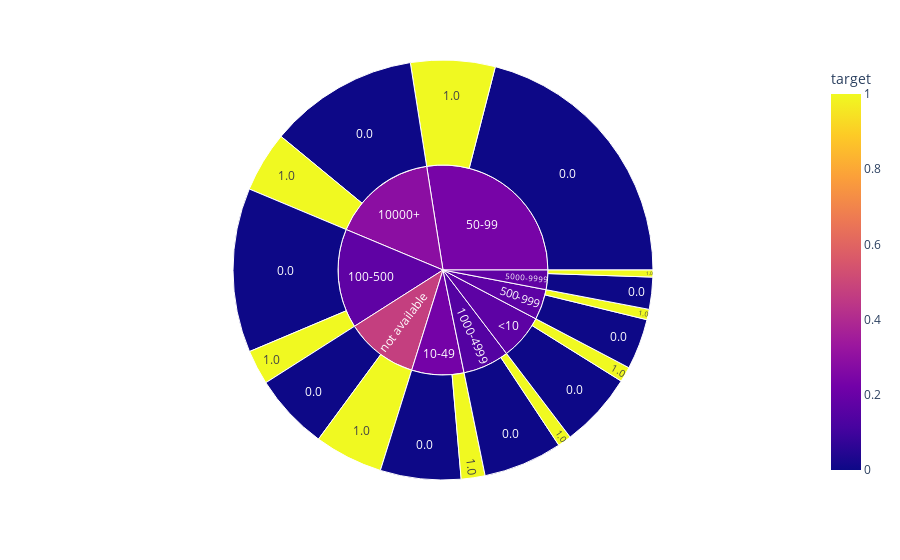
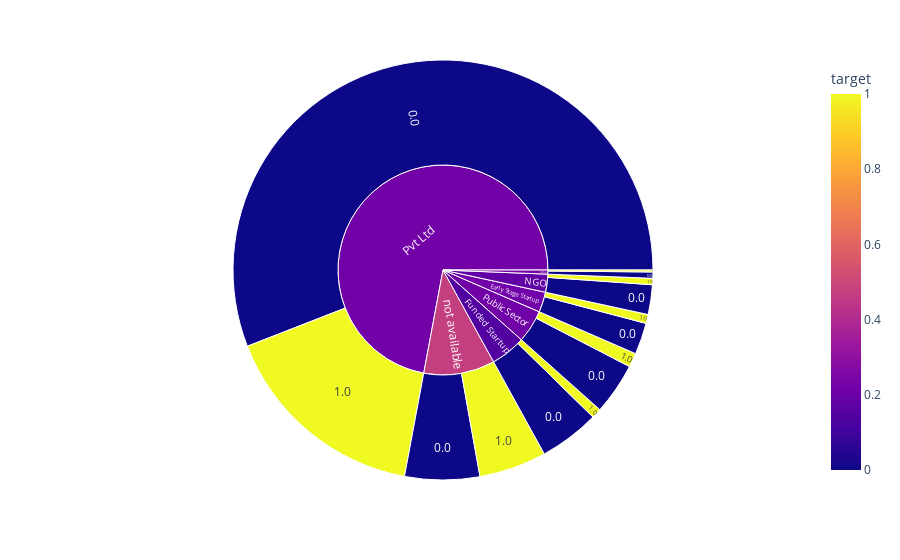

The code cell stored with these charts, in order, in its notebook:
### Code cell
for i in ['company_size', 'company_type']:
    fig=px.sunburst(df,path=[i,'target'],color='target', title=f'Proporsi Target Berdasarkan {i}')
    fig.show()

### Figure 1 — Plotly figure (JSON) as saved in the notebook; plotly's stock layout.template omitted (floating-point values rounded to 4 significant figures)
{"data": [{"branchvalues": "total", "customdata": [[0], [0], [0], [0], [0], [0], [0], [0], [0], [1], [1], [1], [1], [1], [1], [1], [1], [1], [0.2283], [0.1741], [0.1476], [0.2883], [0.2364], [0.17], [0.179], [0.1684], [0.4729]], "domain": {"x": [0, 1], "y": [0, 1]}, "hovertemplate": "labels=%{label}<br>count=%{value}<br>parent=%{parent}<br>id=%{id}<br>target=%{color}<extra></extra>", "ids": ["10-49/0.0", "100-500/0.0", "1000-4999/0.0", "10000+/0.0", "50-99/0.0", "500-999/0.0", "5000-9999/0.0", "<10/0.0", "not available/0.0", "10-49/1.0", "100-500/1.0", "1000-4999/1.0", "10000+/1.0", "50-99/1.0", "500-999/1.0", "5000-9999/1.0", "<10/1.0", "not available/1.0", "10-49", "100-500", "1000-4999", "10000+", "50-99", "500-999", "5000-9999", "<10", "not available"], "labels": ["0.0", "0.0", "0.0", "0.0", "0.0", "0.0", "0.0", "0.0", "0.0", "1.0", "1.0", "1.0", "1.0", "1.0", "1.0", "1.0", "1.0", "1.0", "10-49", "100-500", "1000-4999", "10000+", "50-99", "500-999", "5000-9999", "<10", "not available"], "marker": {"coloraxis": "coloraxis", "colors": [0, 0, 0, 0, 0, 0, 0, 0, 0, 1, 1, 1, 1, 1, 1, 1, 1, 1, 0.2283, 0.1741, 0.1476, 0.2883, 0.2364, 0.17, 0.179, 0.1684, 0.4729]}, "name": "", "parents": ["10-49", "100-500", "1000-4999", "10000+", "50-99", "500-999", "5000-9999", "<10", "not available", "10-49", "100-500", "1000-4999", "10000+", "50-99", "500-999", "5000-9999", "<10", "not available", "", "", "", "", "", "", "", "", ""], "type": "sunburst", "values": [1119, 2282, 1097, 2081, 3786, 703, 445, 1042, 1061, 331, 481, 190, 843, 1172, 144, 97, 211, 952, 1450, 2763, 1287, 2924, 4958, 847, 542, 1253, 2013]}], "layout": {"coloraxis": {"colorbar": {"title": {"text": "target"}}, "colorscale": [[0, "#0d0887"], [0.1111, "#46039f"], [0.2222, "#7201a8"], [0.3333, "#9c179e"], [0.4444, "#bd3786"], [0.5556, "#d8576b"], [0.6667, "#ed7953"], [0.7778, "#fb9f3a"], [0.8889, "#fdca26"], [1, "#f0f921"]]}, "legend": {"tracegroupgap": 0}, "margin": {"t": 60}}}

### Figure 2 — Plotly figure (JSON) as saved in the notebook; plotly's stock layout.template omitted (floating-point values rounded to 4 significant figures)
{"data": [{"branchvalues": "total", "customdata": [[0], [0], [0], [0], [0], [0], [0], [1], [1], [1], [1], [1], [1], [1], [0.2206], [0.1414], [0.176], [0.2368], [0.2138], [0.2241], [0.4739]], "domain": {"x": [0, 1], "y": [0, 1]}, "hovertemplate": "labels=%{label}<br>count=%{value}<br>parent=%{parent}<br>id=%{id}<br>target=%{color}<extra></extra>", "ids": ["Early Stage Startup/0.0", "Funded Startup/0.0", "NGO/0.0", "Other/0.0", "Public Sector/0.0", "Pvt Ltd/0.0", "not available/0.0", "Early Stage Startup/1.0", "Funded Startup/1.0", "NGO/1.0", "Other/1.0", "Public Sector/1.0", "Pvt Ltd/1.0", "not available/1.0", "Early Stage Startup", "Funded Startup", "NGO", "Other", "Public Sector", "Pvt Ltd", "not available"], "labels": ["0.0", "0.0", "0.0", "0.0", "0.0", "0.0", "0.0", "1.0", "1.0", "1.0", "1.0", "1.0", "1.0", "1.0", "Early Stage Startup", "Funded Startup", "NGO", "Other", "Public Sector", "Pvt Ltd", "not available"], "marker": {"coloraxis": "coloraxis", "colors": [0, 0, 0, 0, 0, 0, 0, 1, 1, 1, 1, 1, 1, 1, 0.2206, 0.1414, 0.176, 0.2368, 0.2138, 0.2241, 0.4739]}, "name": "", "parents": ["Early Stage Startup", "Funded Startup", "NGO", "Other", "Public Sector", "Pvt Ltd", "not available", "Early Stage Startup", "Funded Startup", "NGO", "Other", "Public Sector", "Pvt Ltd", "not available", "", "", "", "", "", "", ""], "type": "sunburst", "values": [438, 838, 412, 87, 717, 10085, 1039, 124, 138, 88, 27, 195, 2913, 936, 562, 976, 500, 114, 912, 12998, 1975]}], "layout": {"coloraxis": {"colorbar": {"title": {"text": "target"}}, "colorscale": [[0, "#0d0887"], [0.1111, "#46039f"], [0.2222, "#7201a8"], [0.3333, "#9c179e"], [0.4444, "#bd3786"], [0.5556, "#d8576b"], [0.6667, "#ed7953"], [0.7778, "#fb9f3a"], [0.8889, "#fdca26"], [1, "#f0f921"]]}, "legend": {"tracegroupgap": 0}, "margin": {"t": 60}}}
